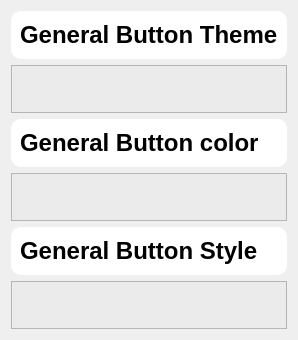
                <widget class="QWidget" name="scrollAreaWidgetContents_4">
                 <property name="geometry">
                  <rect>
                   <x>0</x>
                   <y>0</y>
                   <width>250</width>
                   <height>340</height>
                  </rect>
                 </property>
                 <layout class="QVBoxLayout" name="verticalLayout_17">
                  <item>
                   <widget class="QFrame" name="frame_25">
                    <property name="maximumSize">
                     <size>
                      <width>16777215</width>
                      <height>50</height>
                     </size>
                    </property>
                    <property name="styleSheet">
                     <string notr="true">background-color: rgb(255, 255, 255);
border-radius:10px;</string>
                    </property>
                    <property name="frameShape">
                     <enum>QFrame::StyledPanel</enum>
                    </property>
                    <property name="frameShadow">
                     <enum>QFrame::Raised</enum>
                    </property>
                    <layout class="QHBoxLayout" name="horizontalLayout_15">
                     <item alignment="Qt::AlignLeft">
                      <widget class="QLabel" name="label_10">
                       <property name="font">
                        <font>
                         <pointsize>18</pointsize>
                         <weight>75</weight>
                         <bold>true</bold>
                        </font>
                       </property>
                       <property name="text">
                        <string>General Button Theme</string>
                       </property>
                      </widget>
                     </item>
                    </layout>
                   </widget>
                  </item>
                  <item>
                   <widget class="QFrame" name="frame_23">
                    <property name="maximumSize">
                     <size>
                      <width>16777215</width>
                      <height>50</height>
                     </size>
                    </property>
                    <property name="styleSheet">
                     <string notr="true">background-color: rgb(235, 235, 235);
</string>
                    </property>
                    <property name="frameShape">
                     <enum>QFrame::StyledPanel</enum>
                    </property>
                    <property name="frameShadow">
                     <enum>QFrame::Raised</enum>
                    </property>
                    <layout class="QHBoxLayout" name="horizontalLayout_13"/>
                   </widget>
                  </item>
                  <item>
                   <widget class="QFrame" name="frame_26">
                    <property name="maximumSize">
                     <size>
                      <width>16777215</width>
                      <height>50</height>
                     </size>
                    </property>
                    <property name="styleSheet">
                     <string notr="true">background-color: rgb(255, 255, 255);
border-radius:10px;</string>
                    </property>
                    <property name="frameShape">
                     <enum>QFrame::StyledPanel</enum>
                    </property>
                    <property name="frameShadow">
                     <enum>QFrame::Raised</enum>
                    </property>
                    <layout class="QHBoxLayout" name="horizontalLayout_16">
                     <item alignment="Qt::AlignLeft">
                      <widget class="QLabel" name="label_12">
                       <property name="font">
                        <font>
                         <pointsize>18</pointsize>
                         <weight>75</weight>
                         <bold>true</bold>
                        </font>
                       </property>
                       <property name="text">
                        <string>General Button color</string>
                       </property>
                      </widget>
                     </item>
                    </layout>
                   </widget>
                  </item>
                  <item>
                   <widget class="QFrame" name="frame_27">
                    <property name="minimumSize">
                     <size>
                      <width>0</width>
                      <height>30</height>
                     </size>
                    </property>
                    <property name="maximumSize">
                     <size>
                      <width>16777215</width>
                      <height>50</height>
                     </size>
                    </property>
                    <property name="styleSheet">
                     <string notr="true">background-color: rgb(235, 235, 235);
</string>
                    </property>
                    <property name="frameShape">
                     <enum>QFrame::StyledPanel</enum>
                    </property>
                    <property name="frameShadow">
                     <enum>QFrame::Raised</enum>
                    </property>
                    <layout class="QHBoxLayout" name="horizontalLayout_17"/>
                   </widget>
                  </item>
                  <item>
                   <widget class="QFrame" name="frame_28">
                    <property name="maximumSize">
                     <size>
                      <width>16777215</width>
                      <height>50</height>
                     </size>
                    </property>
                    <property name="styleSheet">
                     <string notr="true">background-color: rgb(255, 255, 255);
border-radius:10px;</string>
                    </property>
                    <property name="frameShape">
                     <enum>QFrame::StyledPanel</enum>
                    </property>
                    <property name="frameShadow">
                     <enum>QFrame::Raised</enum>
                    </property>
                    <layout class="QHBoxLayout" name="horizontalLayout_18">
                     <item alignment="Qt::AlignLeft">
                      <widget class="QLabel" name="label_11">
                       <property name="font">
                        <font>
                         <pointsize>18</pointsize>
                         <weight>75</weight>
                         <bold>true</bold>
                        </font>
                       </property>
                       <property name="text">
                        <string>General Button Style</string>
                       </property>
                      </widget>
                     </item>
                    </layout>
                   </widget>
                  </item>
                  <item>
                   <widget class="QFrame" name="frame_29">
                    <property name="maximumSize">
                     <size>
                      <width>16777215</width>
                      <height>50</height>
                     </size>
                    </property>
                    <property name="styleSheet">
                     <string notr="true">background-color: rgb(235, 235, 235);
</string>
                    </property>
                    <property name="frameShape">
                     <enum>QFrame::StyledPanel</enum>
                    </property>
                    <property name="frameShadow">
                     <enum>QFrame::Raised</enum>
                    </property>
                    <layout class="QHBoxLayout" name="horizontalLayout_19"/>
                   </widget>
                  </item>
                 </layout>
                </widget>
